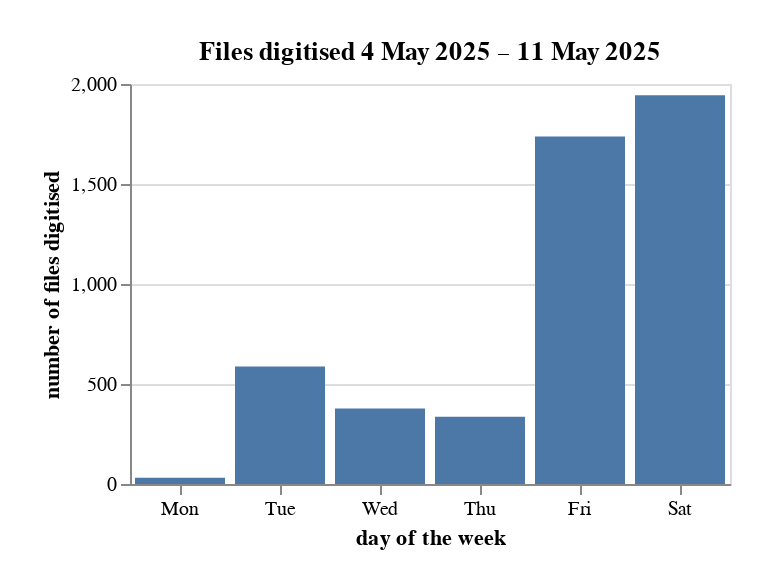

The cell this chart's notebook holds for it:
### Code cell
df_days = df_week.groupby(["date_digitised"])["item_id"].count().to_frame().reset_index()

alt.Chart(df_days).mark_bar().encode(
    x=alt.X("day(date_digitised):O", title="day of the week"),
    y=alt.Y("item_id:Q", title="number of files digitised"),
    tooltip=[alt.Tooltip("date_digitised", title="date"), alt.Tooltip("day(date_digitised)", title="day"), alt.Tooltip("item_id", title="number digitised", format=",")]
).properties(padding=20, width=300, height=200, title=f"Files digitised {week_start.format('D MMM YYYY')} – {week_end.format('D MMM YYYY')}" )

### Figure 1 — Vega-Lite specification as saved in the notebook (floating-point values rounded to 4 significant figures)
{"config": {"view": {"continuousWidth": 300, "continuousHeight": 300}}, "data": {"name": "data-e8d3b2b1c549167dad65e4ccaee806c0"}, "mark": {"type": "bar"}, "encoding": {"tooltip": [{"field": "date_digitised", "title": "date", "type": "temporal"}, {"field": "date_digitised", "timeUnit": "day", "title": "day", "type": "temporal"}, {"field": "item_id", "format": ",", "title": "number digitised", "type": "quantitative"}], "x": {"field": "date_digitised", "timeUnit": "day", "title": "day of the week", "type": "ordinal"}, "y": {"field": "item_id", "title": "number of files digitised", "type": "quantitative"}}, "height": 200, "padding": 20, "title": "Files digitised 4 May 2025 – 11 May 2025", "width": 300, "$schema": "https://vega.github.io/schema/vega-lite/v5.20.1.json", "datasets": {"data-e8d3b2b1c549167dad65e4ccaee806c0": [{"date_digitised": "2025-05-05T00:00:00", "item_id": 31}, {"date_digitised": "2025-05-06T00:00:00", "item_id": 587}, {"date_digitised": "2025-05-07T00:00:00", "item_id": 377}, {"date_digitised": "2025-05-08T00:00:00", "item_id": 336}, {"date_digitised": "2025-05-09T00:00:00", "item_id": 1737}, {"date_digitised": "2025-05-10T00:00:00", "item_id": 1944}]}}
